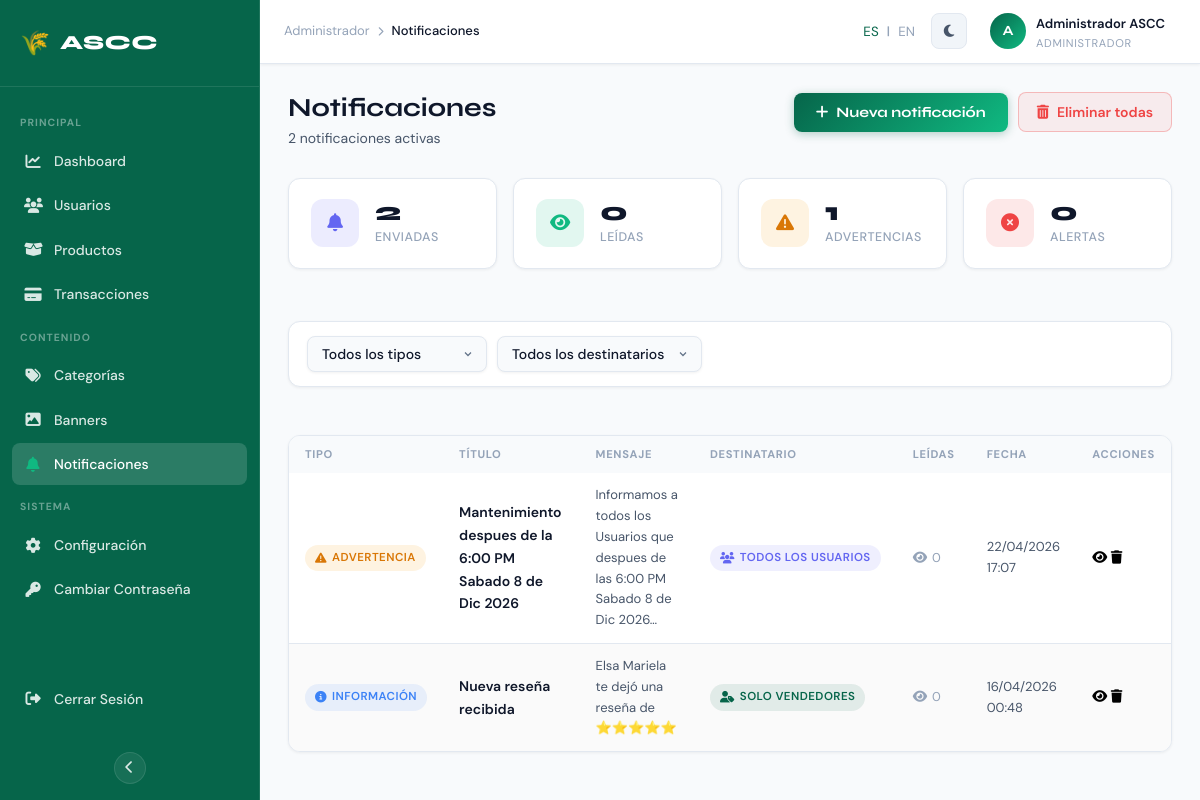
The app's page /admin/notifications.php (signed in) with its own data.
### tables this page shows
CREATE TABLE `notificaciones` (
  `id_notificacion` int(11) NOT NULL,
  `titulo` varchar(160) NOT NULL,
  `mensaje` text NOT NULL,
  `tipo` enum('info','success','warning','danger') NOT NULL DEFAULT 'info',
  `destinatario_rol` enum('todos','vendedor','comprador','mixto') DEFAULT NULL COMMENT 'NULL = envío individual',
  `id_destinatario` int(11) DEFAULT NULL COMMENT 'NULL = envío por rol',
  `id_remitente` int(11) DEFAULT NULL,
  `activa` tinyint(1) NOT NULL DEFAULT 1,
  `fecha_creacion` timestamp NOT NULL DEFAULT current_timestamp(),
  `fecha_actualizacion` timestamp NOT NULL DEFAULT current_timestamp() ON UPDATE current_timestamp()
);

### admin/notifications.php (the view, shortened to what the rows shown need)
<?php
$lang_code = $_SESSION['lang'] ?? $_COOKIE['ag_lang'] ?? 'es';
$lang_file = __DIR__ . "/lang/{$lang_code}.php";
$lang  = require $lang_file;
$theme = $_COOKIE['ag_theme'] ?? 'light';
$theme = in_array($theme, ['light', 'dark']) ? $theme : 'light';
require_once __DIR__ . '/../config/database.php';
$tipos_notif = [
    'info'    => ['label' => $lang['notif_tipo_info']    ?? 'Información', 'icon' => 'fa-info-circle',         'class' => 'an-tipo--info'],
    'success' => ['label' => $lang['notif_tipo_success'] ?? 'Éxito',       'icon' => 'fa-check-circle',        'class' => 'an-tipo--success'],
    'warning' => ['label' => $lang['notif_tipo_warning'] ?? 'Advertencia', 'icon' => 'fa-exclamation-triangle', 'class' => 'an-tipo--warning'],
    'danger'  => ['label' => $lang['notif_tipo_danger']  ?? 'Alerta',      'icon' => 'fa-times-circle',        'class' => 'an-tipo--danger'],
];
$roles_destino = [
    'todos'     => $lang['notif_dest_todos']     ?? 'Todos los usuarios',
    'vendedor'  => $lang['notif_dest_vendedor']  ?? 'Solo vendedores',
    'comprador' => $lang['notif_dest_comprador'] ?? 'Solo compradores',
    'mixto'     => $lang['notif_dest_mixto']     ?? 'Solo mixtos',
];
$page        = max(1, (int)($_GET['page'] ?? 1));
$per_page    = 15;
$offset      = ($page - 1) * $per_page;
$where_parts = ['n.activa = 1'];
$params      = [];
$where_sql = implode(' AND ', $where_parts);
$params[':limit']  = $per_page;
$params[':offset'] = $offset;
$stmt = $conexion->prepare(
    "SELECT
         n.id_notificacion,
         n.titulo,
         n.mensaje,
         n.tipo,
         n.destinatario_rol,
         n.id_destinatario,
         n.fecha_creacion,
         u_dest.nombre   AS nombre_destinatario,
         u_rem.nombre    AS nombre_remitente,
         -- Contar cuántos la leyeron
         (SELECT COUNT(*) FROM notificaciones_leidas nl WHERE nl.id_notificacion = n.id_notificacion) AS total_leidas
     FROM   notificaciones n
     LEFT JOIN usuarios u_dest ON n.id_destinatario = u_dest.id_usuario
     LEFT JOIN usuarios u_rem  ON n.id_remitente    = u_rem.id_usuario
     WHERE  {$where_sql}
     ORDER  BY n.fecha_creacion DESC
     LIMIT  :limit OFFSET :offset"
);
foreach ($params as $key => $val) {
    $type = ($key === ':limit' || $key === ':offset') ? PDO::PARAM_INT : PDO::PARAM_STR;
    $stmt->bindValue($key, $val, $type);
}
$stmt->execute();
$notificaciones = $stmt->fetchAll();
?>
<!DOCTYPE html>
<html lang="<?= htmlspecialchars($lang_code) ?>" data-theme="<?= htmlspecialchars($theme) ?>">
<head>
    <link rel="stylesheet" href="https://cdnjs.cloudflare.com/ajax/libs/font-awesome/6.5.0/css/all.min.css">
    <link rel="stylesheet" href="assets/css/admin-dashboard.css">
    <link rel="stylesheet" href="assets/css/admin-notifications.css">
</head>
<body>
    <main class="ag-main" id="agMain">
        <div class="ag-dashboard-body">
            <div class="ag-page-header">
                <div>
                    <h1 class="ag-page-header__title"><?= $lang['notif_page_title'] ?? 'Notificaciones' ?></h1>
                </div>
            </div>
            <?php if (empty($notificaciones)): ?>
                <div class="an-empty">
                    <div class="an-empty__icon"><i class="fas fa-bell-slash"></i></div>
                    <h3><?= $lang['notif_empty_title'] ?? 'No hay notificaciones' ?></h3>
                    <p><?= $lang['notif_empty_desc'] ?? 'Crea la primera notificación para comunicarte con tus usuarios.' ?>
                    </p>
                    <button class="an-btn-crear" onclick="abrirModal()">
                        <i class="fas fa-plus"></i>
                        <?= $lang['notif_btn_create'] ?? 'Nueva notificación' ?>
                    </button>
                </div>
            <?php else: ?>
                <div class="ag-table-card">
                    <div class="ag-table-card__body">
                        <table class="ag-table an-table">
                            <thead>
                                <tr>
                                    <th><?= $lang['notif_col_type']      ?? 'Tipo' ?></th>
                                    <th><?= $lang['notif_col_title']     ?? 'Título' ?></th>
                                    <th><?= $lang['notif_col_message']   ?? 'Mensaje' ?></th>
                                    <th><?= $lang['notif_col_dest']      ?? 'Destinatario' ?></th>
                                    <th><?= $lang['notif_col_read']      ?? 'Leídas' ?></th>
                                    <th><?= $lang['notif_col_date']      ?? 'Fecha' ?></th>
                                    <th><?= $lang['notif_col_actions']   ?? 'Acciones' ?></th>
                                </tr>
                            </thead>
                            <tbody>
                                <?php foreach ($notificaciones as $n):
                                    $tipo_data = $tipos_notif[$n['tipo']] ?? $tipos_notif['info'];
                                    $es_individual = $n['destinatario_rol'] === null;
                                ?>
                                    <tr>
                                        <td>
                                            <span class="an-tipo-badge <?= $tipo_data['class'] ?>">
                                                <i class="fas <?= $tipo_data['icon'] ?>"></i>
                                                <?= htmlspecialchars($tipo_data['label']) ?>
                                            </span>
                                        </td>
                                        <td>
                                            <span class="an-titulo"><?= htmlspecialchars($n['titulo']) ?></span>
                                        </td>
                                        <td>
                                            <span class="an-mensaje" title="<?= htmlspecialchars($n['mensaje']) ?>">
                                                <?= htmlspecialchars(mb_strimwidth($n['mensaje'], 0, 80, '…')) ?>
                                            </span>
                                        </td>
                                        <td>
                                            <?php if ($es_individual): ?>
                                                <div class="ag-table__user">
                                                    <div class="ag-avatar ag-avatar--sm">
                                                        <?= strtoupper(substr($n['nombre_destinatario'] ?? 'U', 0, 1)) ?>
                                                    </div>
                                                    <span><?= htmlspecialchars($n['nombre_destinatario'] ?? '—') ?></span>
                                                </div>
                                            <?php else: ?>
                                                <span class="an-dest-badge an-dest-badge--<?= $n['destinatario_rol'] ?>">
                                                    <i
                                                        class="fas <?= $n['destinatario_rol'] === 'todos' ? 'fa-users' : 'fa-user-tag' ?>"></i>
                                                    <?= htmlspecialchars($roles_destino[$n['destinatario_rol']] ?? $n['destinatario_rol']) ?>
                                                </span>
                                            <?php endif; ?>
                                        </td>
                                        <td>
                                            <span class="an-reads">
                                                <i class="fas fa-eye"></i>
                                                <?= number_format((int)$n['total_leidas']) ?>
                                            </span>
                                        </td>
                                        <td class="au-table__date">
                                            <?= date('d/m/Y H:i', strtotime($n['fecha_creacion'])) ?>
                                        </td>
                                        <td>
                                            <div class="au-actions">
                                                <button class="au-action-btn au-action-btn--view"
                                                    title="<?= $lang['notif_action_view'] ?? 'Ver detalle' ?>" onclick="verDetalle(<?= htmlspecialchars(json_encode([
                                                                                                                                        'titulo'  => $n['titulo'],
                                                                                                                                        'mensaje' => $n['mensaje'],
                                                                                                                                        'tipo'    => $n['tipo'],
                                                                                                                                        'dest'    => $es_individual
                                                                                                                                            ? ($n['nombre_destinatario'] ?? '—')
                                                                                                                                            : ($roles_destino[$n['destinatario_rol']] ?? $n['destinatario_rol']),
                                                                                                                                        'fecha'   => date('d/m/Y H:i', strtotime($n['fecha_creacion'])),
                                                                                                                                        'leidas'  => (int)$n['total_leidas'],
                                                                                                                                    ])) ?>)">
                                                    <i class="fas fa-eye"></i>
                                                </button>
                                                <form method="POST" style="display:inline">
                                                    <button type="submit" class="au-action-btn au-action-btn--delete"
                                                        title="<?= $lang['notif_action_delete'] ?? 'Eliminar' ?>"
                                                        onclick="return confirm('<?= addslashes($lang['notif_confirm_delete'] ?? '¿Eliminar esta notificación?') ?>')">
                                                        <i class="fas fa-trash"></i>
                                                    </button>
                                                </form>
                                            </div>
                                        </td>
                                    </tr>
                                <?php endforeach; ?>
                            </tbody>
                        </table>
                    </div>
                </div>
            <?php endif; ?>
        </div>
    </main>
</body>
</html>

### records on screen
notificaciones: tipo "ADVERTENCIA", titulo "Mantenimiento despues de la 6:00 PM Sabado 8 de Dic 2026", mensaje "Informamos a todos los Usuarios que despues de las 6:00 PM Sabado 8 de Dic 2026…", destinatario_rol "TODOS LOS USUARIOS", total_leidas "0", fecha_creacion "22/04/2026 17:07"
notificaciones: tipo "INFORMACIÓN", titulo "Nueva reseña recibida", mensaje "Elsa Mariela te dejó una reseña de ⭐⭐⭐⭐⭐", destinatario_rol "SOLO VENDEDORES", total_leidas "0", fecha_creacion "16/04/2026 00:48"

### other values on screen
$lang['nav_main'] "PRINCIPAL"
$lang['nav_dashboard'] "Dashboard"
$lang['nav_users'] "Usuarios"
$lang['nav_products'] "Productos"
$lang['nav_transactions'] "Transacciones"
$lang['nav_content'] "CONTENIDO"
$lang['nav_categories'] "Categorías"
$lang['nav_banners'] "Banners"
$lang['nav_notifications'] "Notificaciones"
$lang['nav_system'] "SISTEMA"
$lang['nav_settings'] "Configuración"
$lang['cp_nav_label'] "Cambiar Contraseña"
$lang['nav_logout'] "Cerrar Sesión"
$lang['admin'] "Administrador"
substr($_SESSION['username'] ?? 'A', 0, 1) "A"
